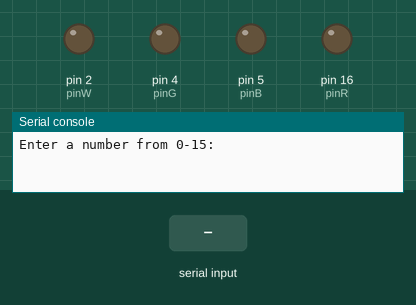
This program was run on a simulated MicroPython board. Parts: output pins drawn as LEDs (lit = HIGH), the last lines printed to the serial console. Inputs (shaded band) come from the test bench. The interpreter's speed is modelled, so counts of loop turns are approximate. At 1.3 s the program stops and its outputs stay as they are.

Above: at 1.2 s.
1.3 s: "1" typed at the serial console, then Enter
At 2.3 s:
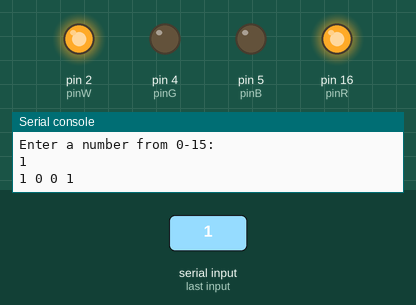
Timing chart, 0 to 2.8 s (numbered marks = the images above; inputs shaded):
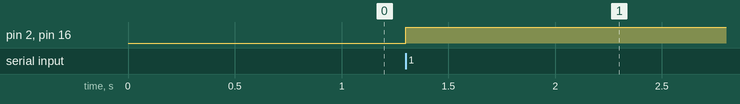

Measured:
- after the input at 1.3 s, pin 2 (pinW), pin 16 (pinR): LOW → HIGH at once

The program:

decToBin.py
```python
from machine import Pin

num = input("Enter a number from 0-15: ")
num = int(num)

pinR = Pin(16, Pin.OUT)
pinB = Pin(5, Pin.OUT)
pinG = Pin(4, Pin.OUT)
pinW = Pin(2, Pin.OUT)

pinR.value(0)
pinB.value(0)
pinG.value(0)
pinW.value(0)

bit = 1

while(1):
    rem = num % 2
    quo = num//2

    if(bit == 1):
        pinW.value(rem)
    if(bit == 2):
        pinG.value(rem)
    if(bit == 3):
        pinB.value(rem)

    if(quo == 0):
        pinR.value(rem)
        break

    if(quo == 1):
        if(bit == 1):
            pinG.value(1)
            break
        if(bit == 2):
            pinB.value(rem)
        if(bit == 3):
            pinR.value(rem)

    bit = bit + 1
    num = quo

print(pinR.value(), pinB.value(), pinG.value(), pinW.value())


    
```
